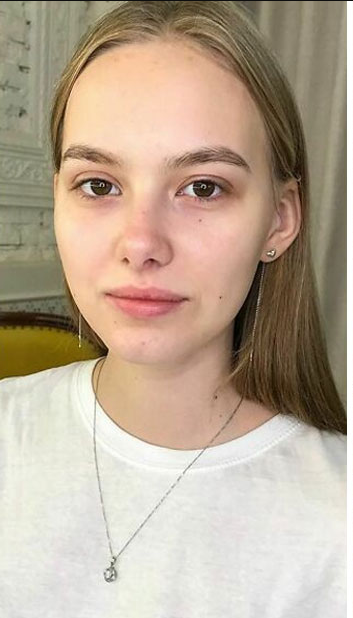
#> input picture lab/data/before/0.png, 353 x 618 px
$ python -i regions.py   (imports and definitions only)
#> lines starting #> are read from the running program, lines starting #| are printed output that depends on the picture; after the words box and inside, x2 and y2 are one past the last pixel; in counts of white or black regions, pixels touching at a corner belong together
#> further down, picture is the input picture: shape (618, 353, 3); mean B, G, R 149.2, 168.9, 186.4

import cv2
import numpy as np
import mediapipe as mp
from shapely.geometry import Polygon, Point
from scipy.spatial import Delaunay

mp_face_mesh = mp.solutions.face_mesh
# [1 line that did not run here, left out]

# [84 lines left out: functions landmark_coords, draw, bbox, crop, not called in this run]

def crop_masked(image):
    """
    Crops an image so that there are the fewest black pixels around the edges.
    """
    gray = cv2.cvtColor(image, cv2.COLOR_BGR2GRAY)
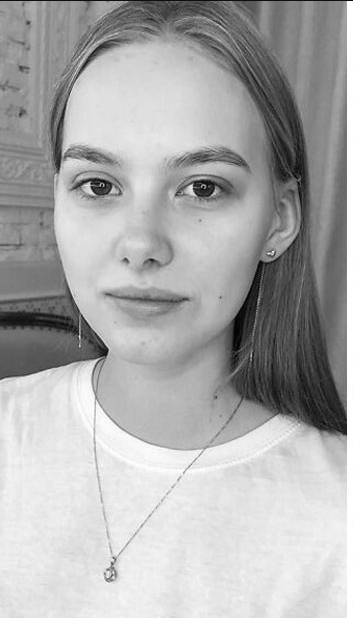
#> gray: shape (618, 353); min 1, max 255, mean 171.9
    _, thresh = cv2.threshold(gray, 1, 255, cv2.THRESH_BINARY)
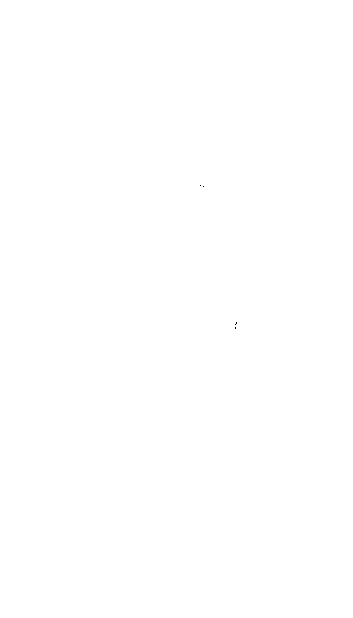
#> thresh: shape (618, 353); 100% white; black in thin lines or dots, all inside (x1, y1, x2, y2) = (200, 185, 237, 329)
    contours, _ = cv2.findContours(thresh, cv2.RETR_EXTERNAL, cv2.CHAIN_APPROX_SIMPLE)
#> contours = [[[0, 0], [0, 617], [352, 617], [352, 0]]]
    x, y, w, h = cv2.boundingRect(contours[0])
#> x = 0; y = 0; w = 353; h = 618
    cropped_image = image[y:y+h, x:x+w]
    return cropped_image

# [118 lines left out: functions align_regions, align_perspective, triangulate_region, inner_landmarks, not called in this run]


>>> import cv2
>>> picture = cv2.imread('data/before/0.png')
>>> result = crop_masked(picture)

$ run again, on lab/data/before/1.png
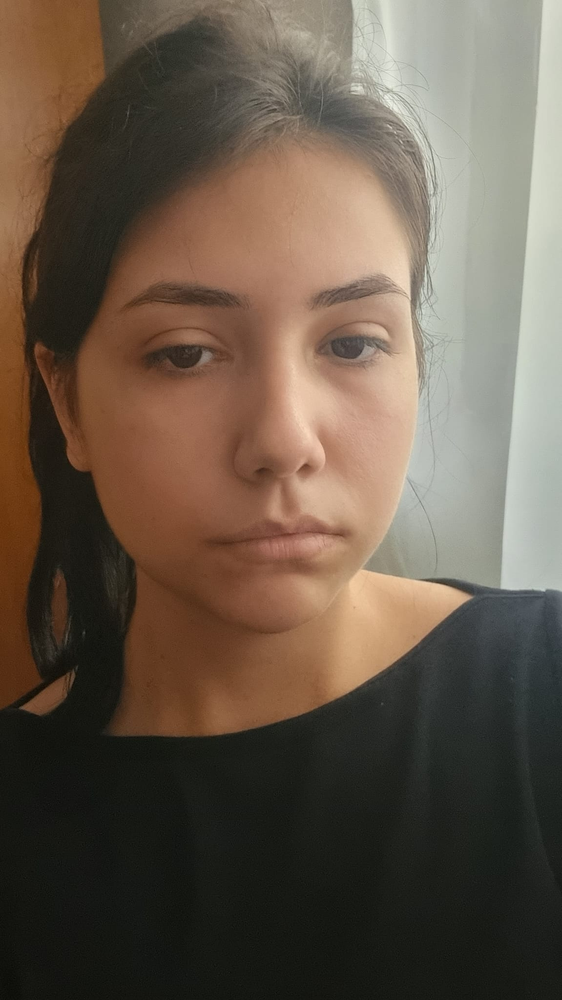
#> input picture lab/data/before/1.png, 562 x 1000 px, shrunk from 1151 x 2048 before the run
#> picture is the input picture: shape (1000, 562, 3); mean B, G, R 74, 88.2, 102.7
#> in crop_masked, `gray = cv2.cvtColor(image, cv2.COLOR_BGR2GRAY)`:
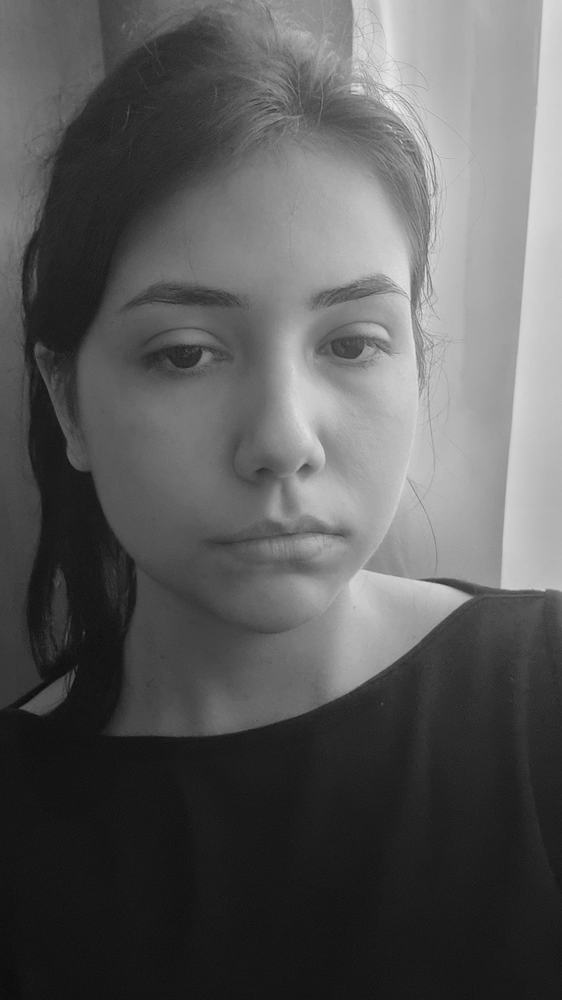
#> gray: shape (1000, 562); min 7, max 241, mean 91
#> thresh: shape (1000, 562); every value is 255
#> contours = [[[0, 0], [0, 999], [561, 999], [561, 0]]]
#> x = 0; w = 562; h = 1000

$ run again, on lab/data/before/2.png
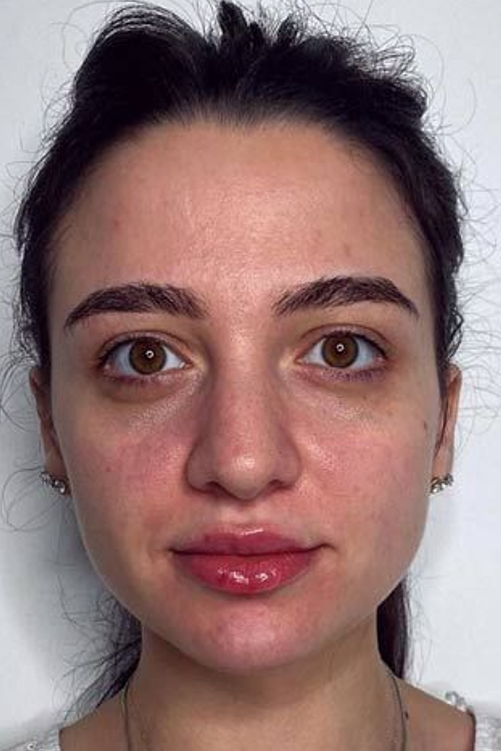
#> input picture lab/data/before/2.png, 501 x 751 px
#> picture is the input picture: shape (751, 501, 3); mean B, G, R 116.1, 117.5, 146.7
#> in crop_masked, `gray = cv2.cvtColor(image, cv2.COLOR_BGR2GRAY)`:
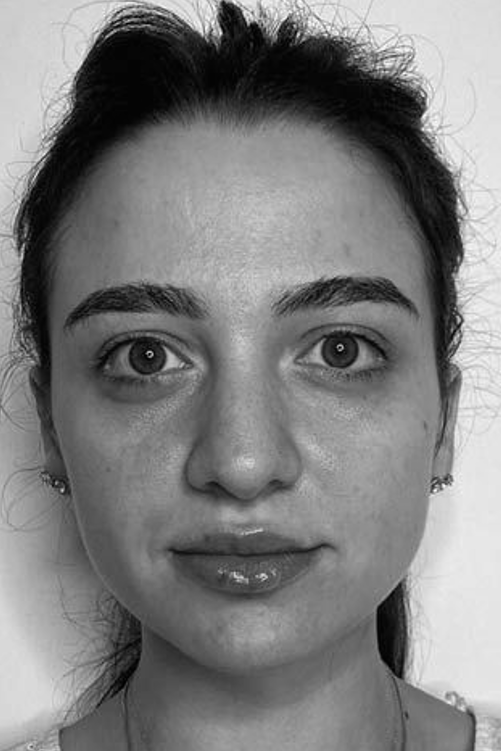
#> gray: shape (751, 501); min 0, max 255, mean 126.1
#> thresh: shape (751, 501); 100% white; black in thin lines or dots, all inside (x1, y1, x2, y2) = (109, 23, 394, 687)
#> contours = [[[0, 0], [0, 750], [500, 750], [500, 0]]]
#> x = 0; w = 501; h = 751

$ run again, on lab/data/before/3.png
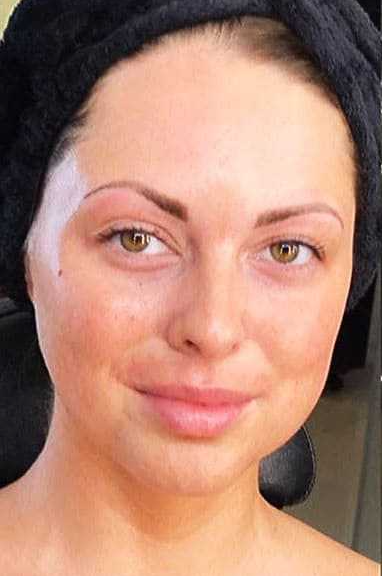
#> input picture lab/data/before/3.png, 382 x 576 px
#> picture is the input picture: shape (576, 382, 3); mean B, G, R 112.1, 129.1, 173.7
#> in crop_masked, `gray = cv2.cvtColor(image, cv2.COLOR_BGR2GRAY)`:
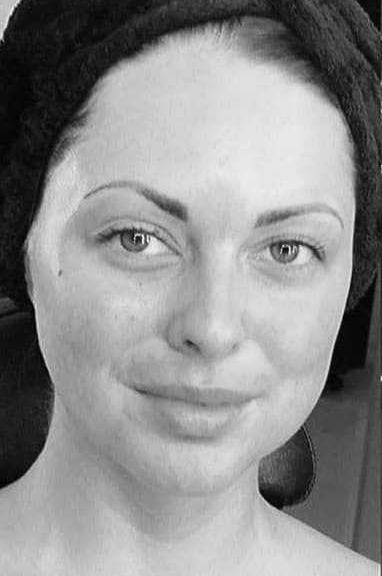
#> gray: shape (576, 382); min 0, max 251, mean 140.5
#> thresh: shape (576, 382); 100% white; black in thin lines or dots, all inside (x1, y1, x2, y2) = (5, 2, 380, 486)
#> contours = [[[0, 0], [0, 575], [381, 575], [381, 0]]]
#> x = 0; w = 382; h = 576
